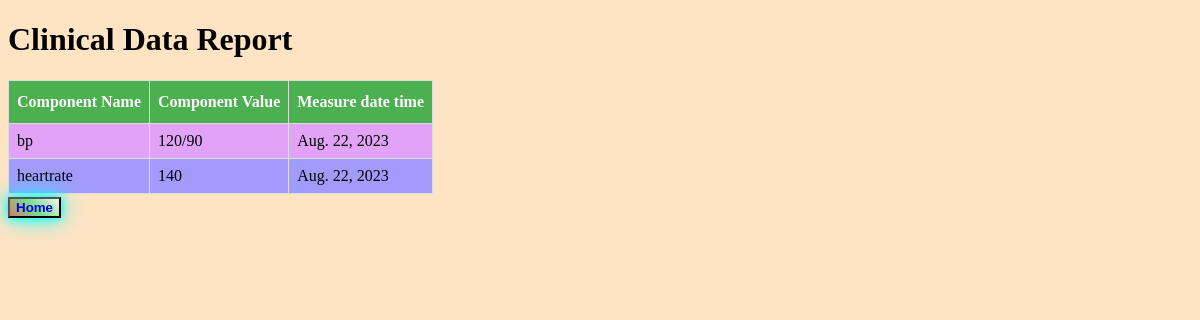
The app's page /analyse/6/ with its own data.
### ClinicalApp/models.py (models this page shows)
class ClinicalData(models.Model):
    COMPONENT_NAMES=[('hw',"Height/Weight"),('bp','Blood Pressure'),('heartrate','Heart Rate')]                              #esse drop-down menu aaye  ga jismeh height/weight,Blood Pressure,Heart Rate
    componentname=models.CharField(choices=COMPONENT_NAMES,max_length=50)
    componentvalue=models.CharField(max_length=50)
    measureddatatime=models.DateField(auto_now_add=True)
    patient=models.ForeignKey(Patient,on_delete=models.CASCADE)

### ClinicalApp/views.py (the view, shortened to what this page needs)
# urls.py: path("analyse/<int:pk>/",views.analyse), #<int:pk> ka mtlb hai ke 127.0.0.1:8000/analyse/2/ ye likho geh toh show hoga yaha 2 ka mtlb patientID seh hai
def analyse(request,**kwargs):
      data=ClinicalData.objects.filter(patient_id=kwargs['pk'])
      responseData=[]
      for eachEntry in data:
           return render(request,'ClinicalApp/generateReport.html',{'data':data})# yeh 'data' generateReport.html meh jaaye ga

### templates/ClinicalApp/generateReport.html (shortened to what this page needs)
<!DOCTYPE html>
{% load static %}
<head>
    <link rel="stylesheet" href="{% static 'CSS/clinicals.css' %}">
</head>
<body class="bodytag">
    <h1>Clinical Data Report</h1>
    <table border="2">
        <tr>
            <th>Component Name</th>
            <th>Component Value</th>
            <th>Measure date time</th>
        </tr>
        {% for eachentry in data %}
        <tr>
            <td>{{eachentry.componentname}}</td>
            <td>{{eachentry.componentvalue}}</td>
            <td>{{eachentry.measureddatatime}}</td>
        </tr>
        {% endfor %}
    </table>
    <button class="but" >
    <a style="text-decoration:none" href="/"><b>Home</a>
    </button>
</body>

### static/CSS/clinicals.css (style rules this page uses)
table, th, td { border: 0px solid black; border-collapse: collapse; }
td,th { border: 1px solid #ddd; padding: 8px; }
tr:nth-child(even) { background-color: #e1a3f7; }
tr:nth-child(odd) { background-color:#a29bfe; }
th { padding-top: 12px; padding-bottom: 12px; text-align: left; background-color: #4CAF50; color: white; }
.bodytag { background-image:url('static/download.jpeg'); background-repeat:no-repeat; background-color: bisque; animation:change 10s linear infinite; }
.but { margin-top: 3px; background: linear-gradient(45deg,#cf7f6c,#78e08f,#f5f2ec); box-shadow: 0 0 10px cyan, 0 0 25px cyan; }

### records on screen
ClinicalData: componentname "bp", componentvalue "120/90", measureddatatime "Aug. 22, 2023"
ClinicalData: componentname "heartrate", componentvalue "140", measureddatatime "Aug. 22, 2023"
